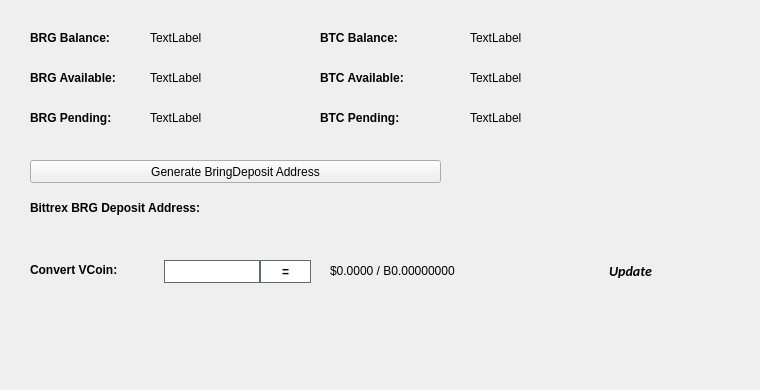
   <widget class="QWidget" name="BalanceTab">
    <attribute name="title">
     <string>Balance</string>
    </attribute>
    <widget class="QLabel" name="BitcoinBalanceLabel">
     <property name="geometry">
      <rect>
       <x>470</x>
       <y>30</y>
       <width>150</width>
       <height>16</height>
      </rect>
     </property>
     <property name="text">
      <string>TextLabel</string>
     </property>
    </widget>
    <widget class="QLabel" name="BRGBalanceLabel">
     <property name="geometry">
      <rect>
       <x>150</x>
       <y>30</y>
       <width>150</width>
       <height>16</height>
      </rect>
     </property>
     <property name="text">
      <string>TextLabel</string>
     </property>
    </widget>
    <widget class="QLabel" name="label_11">
     <property name="geometry">
      <rect>
       <x>30</x>
       <y>30</y>
       <width>101</width>
       <height>16</height>
      </rect>
     </property>
     <property name="font">
      <font>
       <weight>75</weight>
       <bold>true</bold>
      </font>
     </property>
     <property name="text">
      <string>BRG Balance:</string>
     </property>
    </widget>
    <widget class="QLabel" name="label_12">
     <property name="geometry">
      <rect>
       <x>320</x>
       <y>30</y>
       <width>101</width>
       <height>16</height>
      </rect>
     </property>
     <property name="font">
      <font>
       <weight>75</weight>
       <bold>true</bold>
      </font>
     </property>
     <property name="text">
      <string>BTC Balance:</string>
     </property>
    </widget>
    <widget class="QLabel" name="BRGAvailableLabel_2">
     <property name="geometry">
      <rect>
       <x>150</x>
       <y>70</y>
       <width>150</width>
       <height>16</height>
      </rect>
     </property>
     <property name="text">
      <string>TextLabel</string>
     </property>
    </widget>
    <widget class="QLabel" name="label_13">
     <property name="geometry">
      <rect>
       <x>30</x>
       <y>70</y>
       <width>111</width>
       <height>16</height>
      </rect>
     </property>
     <property name="font">
      <font>
       <weight>75</weight>
       <bold>true</bold>
      </font>
     </property>
     <property name="text">
      <string>BRG Available:</string>
     </property>
    </widget>
    <widget class="QLabel" name="label_14">
     <property name="geometry">
      <rect>
       <x>30</x>
       <y>110</y>
       <width>101</width>
       <height>16</height>
      </rect>
     </property>
     <property name="font">
      <font>
       <weight>75</weight>
       <bold>true</bold>
      </font>
     </property>
     <property name="text">
      <string>BRG Pending:</string>
     </property>
    </widget>
    <widget class="QLabel" name="BRGPendingLabel">
     <property name="geometry">
      <rect>
       <x>150</x>
       <y>110</y>
       <width>150</width>
       <height>16</height>
      </rect>
     </property>
     <property name="text">
      <string>TextLabel</string>
     </property>
    </widget>
    <widget class="QLabel" name="label_15">
     <property name="geometry">
      <rect>
       <x>320</x>
       <y>70</y>
       <width>111</width>
       <height>16</height>
      </rect>
     </property>
     <property name="font">
      <font>
       <weight>75</weight>
       <bold>true</bold>
      </font>
     </property>
     <property name="text">
      <string>BTC Available:</string>
     </property>
    </widget>
    <widget class="QLabel" name="BitcoinAvailableLabel">
     <property name="geometry">
      <rect>
       <x>470</x>
       <y>70</y>
       <width>150</width>
       <height>16</height>
      </rect>
     </property>
     <property name="text">
      <string>TextLabel</string>
     </property>
    </widget>
    <widget class="QLabel" name="label_31">
     <property name="geometry">
      <rect>
       <x>320</x>
       <y>110</y>
       <width>111</width>
       <height>16</height>
      </rect>
     </property>
     <property name="font">
      <font>
       <weight>75</weight>
       <bold>true</bold>
      </font>
     </property>
     <property name="text">
      <string>BTC Pending:</string>
     </property>
    </widget>
    <widget class="QLabel" name="BitcoinPendingLabel">
     <property name="geometry">
      <rect>
       <x>470</x>
       <y>110</y>
       <width>150</width>
       <height>16</height>
      </rect>
     </property>
     <property name="text">
      <string>TextLabel</string>
     </property>
    </widget>
    <widget class="QLabel" name="label_33">
     <property name="geometry">
      <rect>
       <x>30</x>
       <y>200</y>
       <width>221</width>
       <height>16</height>
      </rect>
     </property>
     <property name="font">
      <font>
       <weight>75</weight>
       <bold>true</bold>
      </font>
     </property>
     <property name="text">
      <string>Bittrex BRG Deposit Address:</string>
     </property>
    </widget>
    <widget class="QPushButton" name="GenDepositBTN">
     <property name="geometry">
      <rect>
       <x>30</x>
       <y>160</y>
       <width>411</width>
       <height>23</height>
      </rect>
     </property>
     <property name="text">
      <string>Generate BringDeposit Address</string>
     </property>
     <property name="icon">
      <iconset resource="../bring.qrc">
       <normaloff>:/icons/bitcoin</normaloff>:/icons/bitcoin</iconset>
     </property>
    </widget>
    <widget class="QLabel" name="DepositAddressLabel">
     <property name="geometry">
      <rect>
       <x>200</x>
       <y>200</y>
       <width>261</width>
       <height>16</height>
      </rect>
     </property>
     <property name="palette">
      <palette>
       <active>
        <colorrole role="WindowText">
         <brush brushstyle="SolidPattern">
          <color alpha="255">
           <red>0</red>
           <green>0</green>
           <blue>0</blue>
          </color>
         </brush>
        </colorrole>
        <colorrole role="Text">
         <brush brushstyle="SolidPattern">
          <color alpha="255">
           <red>0</red>
           <green>0</green>
           <blue>255</blue>
          </color>
         </brush>
        </colorrole>
       </active>
       <inactive>
        <colorrole role="WindowText">
         <brush brushstyle="SolidPattern">
          <color alpha="255">
           <red>0</red>
           <green>0</green>
           <blue>0</blue>
          </color>
         </brush>
        </colorrole>
        <colorrole role="Text">
         <brush brushstyle="SolidPattern">
          <color alpha="255">
           <red>0</red>
           <green>0</green>
           <blue>255</blue>
          </color>
         </brush>
        </colorrole>
       </inactive>
       <disabled>
        <colorrole role="WindowText">
         <brush brushstyle="SolidPattern">
          <color alpha="255">
           <red>120</red>
           <green>120</green>
           <blue>120</blue>
          </color>
         </brush>
        </colorrole>
        <colorrole role="Text">
         <brush brushstyle="SolidPattern">
          <color alpha="255">
           <red>120</red>
           <green>120</green>
           <blue>120</blue>
          </color>
         </brush>
        </colorrole>
       </disabled>
      </palette>
     </property>
     <property name="font">
      <font>
       <weight>75</weight>
       <bold>true</bold>
      </font>
     </property>
     <property name="text">
      <string/>
     </property>
     <property name="alignment">
      <set>Qt::AlignRight|Qt::AlignTrailing|Qt::AlignVCenter</set>
     </property>
     <property name="textInteractionFlags">
      <set>Qt::LinksAccessibleByMouse|Qt::TextSelectableByKeyboard|Qt::TextSelectableByMouse</set>
     </property>
    </widget>
    <widget class="QLabel" name="label_8">
     <property name="geometry">
      <rect>
       <x>460</x>
       <y>300</y>
       <width>281</width>
       <height>81</height>
      </rect>
     </property>
     <property name="text">
      <string/>
     </property>
     <property name="pixmap">
      <pixmap>:/images/bittrex</pixmap>
     </property>
    </widget>
    <widget class="QWidget" name="widgetConversion" native="true">
     <property name="geometry">
      <rect>
       <x>0</x>
       <y>250</y>
       <width>751</width>
       <height>43</height>
      </rect>
     </property>
     <property name="minimumSize">
      <size>
       <width>0</width>
       <height>43</height>
      </size>
     </property>
     <property name="styleSheet">
      <string notr="true"/>
     </property>
     <widget class="QPushButton" name="btnUpdateMarketData">
      <property name="geometry">
       <rect>
        <x>575</x>
        <y>0</y>
        <width>111</width>
        <height>41</height>
       </rect>
      </property>
      <property name="sizePolicy">
       <sizepolicy hsizetype="Expanding" vsizetype="Expanding">
        <horstretch>0</horstretch>
        <verstretch>0</verstretch>
       </sizepolicy>
      </property>
      <property name="font">
       <font>
        <family>calibri</family>
        <pointsize>-1</pointsize>
        <weight>75</weight>
        <italic>true</italic>
        <bold>true</bold>
       </font>
      </property>
      <property name="styleSheet">
       <string notr="true">margin:0px;text-align:center;padding:2px;border-radius:3px;font-style:italic;width:100px;font-size:14px;font-family:calibri;font-weight:600;</string>
      </property>
      <property name="text">
       <string>Update</string>
      </property>
      <property name="iconSize">
       <size>
        <width>150</width>
        <height>35</height>
       </size>
      </property>
      <property name="autoDefault">
       <bool>true</bool>
      </property>
      <property name="default">
       <bool>true</bool>
      </property>
     </widget>
     <widget class="QLabel" name="lblConvertVCoin">
      <property name="geometry">
       <rect>
        <x>30</x>
        <y>10</y>
        <width>131</width>
        <height>20</height>
       </rect>
      </property>
      <property name="styleSheet">
       <string notr="true"/>
      </property>
      <property name="text">
       <string>&lt;html&gt;&lt;head/&gt;&lt;body&gt;&lt;p&gt;&lt;span style=&quot; font-weight:600;&quot;&gt;Convert VCoin:&lt;/span&gt;&lt;/p&gt;&lt;/body&gt;&lt;/html&gt;</string>
      </property>
     </widget>
     <widget class="QLineEdit" name="txtConvertVCoinQty">
      <property name="geometry">
       <rect>
        <x>160</x>
        <y>10</y>
        <width>100</width>
        <height>23</height>
       </rect>
      </property>
      <property name="minimumSize">
       <size>
        <width>100</width>
        <height>23</height>
       </size>
      </property>
      <property name="maximumSize">
       <size>
        <width>100</width>
        <height>16777215</height>
       </size>
      </property>
      <property name="styleSheet">
       <string notr="true">border: 1px solid #61696c;margin-left:4px;</string>
      </property>
     </widget>
     <widget class="QPushButton" name="btnConvertBring">
      <property name="geometry">
       <rect>
        <x>260</x>
        <y>10</y>
        <width>51</width>
        <height>23</height>
       </rect>
      </property>
      <property name="minimumSize">
       <size>
        <width>0</width>
        <height>23</height>
       </size>
      </property>
      <property name="styleSheet">
       <string notr="true">border:1px solid #61696c;background:white;font-weight:600;</string>
      </property>
      <property name="text">
       <string>=</string>
      </property>
     </widget>
     <widget class="QLabel" name="lblConvertVCoinResults">
      <property name="geometry">
       <rect>
        <x>330</x>
        <y>0</y>
        <width>201</width>
        <height>41</height>
       </rect>
      </property>
      <property name="styleSheet">
       <string notr="true"/>
      </property>
      <property name="text">
       <string>$0.0000 / B0.00000000</string>
      </property>
     </widget>
     <widget class="QLabel" name="iconOverviewUpdateWait">
      <property name="geometry">
       <rect>
        <x>670</x>
        <y>10</y>
        <width>24</width>
        <height>24</height>
       </rect>
      </property>
      <property name="text">
       <string/>
      </property>
      <property name="pixmap">
       <pixmap resource="../bring.qrc">:/icons/transaction_1</pixmap>
      </property>
      <property name="scaledContents">
       <bool>true</bool>
      </property>
      <property name="alignment">
       <set>Qt::AlignCenter</set>
      </property>
     </widget>
    </widget>
   </widget>
